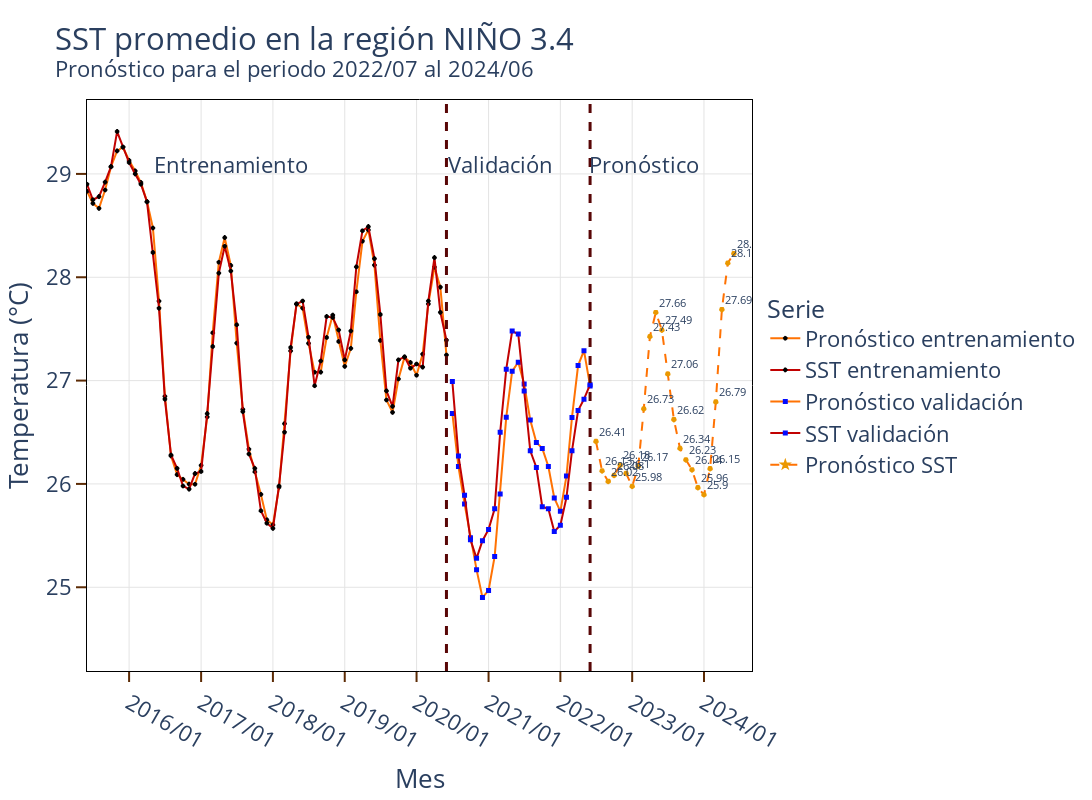

Write notebook code for a chart like this one.
### Code cell
figura = graf_sst(pd_summary[pd_summary.type=='training'],
                  pd_summary[pd_summary.type==''],
                  pd_summary[pd_summary.type=='prediction'],
                  'nino34_mean',
                  'prediction_nino34_mean'
                )


figura.write_image(f'./sst_nino34/figures/nino34/pronostico_sstt.png')
figura.show()

### Figure 1 — Plotly figure (JSON) as saved in the notebook; plotly's stock layout.template omitted (floating-point values rounded to 4 significant figures; data arrays with more than 128 entries replaced by an {"elided": "..."} marker saying what was removed)
{"data": [{"line": {"color": "#FF7203", "width": 2}, "marker": {"color": "#000000", "line": {"color": "#000000", "width": 3}, "size": 3, "symbol": "x-thin"}, "mode": "lines+markers", "name": "Pronóstico entrenamiento", "textfont": {"size": 11}, "type": "scatter", "x": {"elided": "456 str values"}, "y": {"elided": "456 float values"}}, {"line": {"color": "#C10101", "width": 2}, "marker": {"color": "#000000", "line": {"color": "#000000", "width": 3}, "size": 3, "symbol": "x-thin"}, "mode": "lines+markers", "name": "SST entrenamiento", "textfont": {"size": 11}, "type": "scatter", "x": {"elided": "456 str values"}, "y": {"elided": "456 float values"}}, {"line": {"color": "#FF7203", "width": 2}, "marker": {"color": "#030BFF", "line": {"color": "#030BFF", "width": 2}, "size": 3, "symbol": "square"}, "mode": "lines+markers", "name": "Pronóstico validación", "textfont": {"size": 11}, "type": "scatter", "x": ["2020-07-01T00:00:00", "2020-08-01T00:00:00", "2020-09-01T00:00:00", "2020-10-01T00:00:00", "2020-11-01T00:00:00", "2020-12-01T00:00:00", "2021-01-01T00:00:00", "2021-02-01T00:00:00", "2021-03-01T00:00:00", "2021-04-01T00:00:00", "2021-05-01T00:00:00", "2021-06-01T00:00:00", "2021-07-01T00:00:00", "2021-08-01T00:00:00", "2021-09-01T00:00:00", "2021-10-01T00:00:00", "2021-11-01T00:00:00", "2021-12-01T00:00:00", "2022-01-01T00:00:00", "2022-02-01T00:00:00", "2022-03-01T00:00:00", "2022-04-01T00:00:00", "2022-05-01T00:00:00", "2022-06-01T00:00:00"], "y": [26.68, 26.17, 25.81, 25.48, 25.17, 24.9, 24.97, 25.3, 25.9, 26.65, 27.09, 27.18, 26.97, 26.62, 26.4, 26.34, 26.17, 25.86, 25.74, 26.08, 26.64, 27.15, 27.29, 26.95]}, {"line": {"color": "#C10101", "width": 2}, "marker": {"color": "#030BFF", "line": {"color": "#030BFF", "width": 2}, "size": 3, "symbol": "square"}, "mode": "lines+markers", "name": "SST validación", "textfont": {"size": 11}, "type": "scatter", "x": ["2020-07-01T00:00:00", "2020-08-01T00:00:00", "2020-09-01T00:00:00", "2020-10-01T00:00:00", "2020-11-01T00:00:00", "2020-12-01T00:00:00", "2021-01-01T00:00:00", "2021-02-01T00:00:00", "2021-03-01T00:00:00", "2021-04-01T00:00:00", "2021-05-01T00:00:00", "2021-06-01T00:00:00", "2021-07-01T00:00:00", "2021-08-01T00:00:00", "2021-09-01T00:00:00", "2021-10-01T00:00:00", "2021-11-01T00:00:00", "2021-12-01T00:00:00", "2022-01-01T00:00:00", "2022-02-01T00:00:00", "2022-03-01T00:00:00", "2022-04-01T00:00:00", "2022-05-01T00:00:00", "2022-06-01T00:00:00"], "y": [26.99, 26.27, 25.89, 25.46, 25.28, 25.45, 25.56, 25.76, 26.5, 27.11, 27.48, 27.45, 26.9, 26.32, 26.16, 25.78, 25.76, 25.54, 25.6, 25.87, 26.32, 26.71, 26.82, 26.96]}, {"line": {"color": "#FF7203", "dash": "dash", "width": 2}, "marker": {"color": "#EA9800", "line": {"color": "#EA9800", "width": 3}, "size": 3, "symbol": "star"}, "mode": "lines+markers+text", "name": "Pronóstico SST", "text": ["26.41", "26.13", "26.02", "26.08", "26.18", "26.1", "25.98", "26.17", "26.73", "27.43", "27.66", "27.49", "27.06", "26.62", "26.34", "26.23", "26.14", "25.96", "25.9", "26.15", "26.79", "27.69", "28.14", "28.23"], "textfont": {"size": 11}, "textposition": "top right", "type": "scatter", "x": ["2022-07-01T00:00:00", "2022-08-01T00:00:00", "2022-09-01T00:00:00", "2022-10-01T00:00:00", "2022-11-01T00:00:00", "2022-12-01T00:00:00", "2023-01-01T00:00:00", "2023-02-01T00:00:00", "2023-03-01T00:00:00", "2023-04-01T00:00:00", "2023-05-01T00:00:00", "2023-06-01T00:00:00", "2023-07-01T00:00:00", "2023-08-01T00:00:00", "2023-09-01T00:00:00", "2023-10-01T00:00:00", "2023-11-01T00:00:00", "2023-12-01T00:00:00", "2024-01-01T00:00:00", "2024-02-01T00:00:00", "2024-03-01T00:00:00", "2024-04-01T00:00:00", "2024-05-01T00:00:00", "2024-06-01T00:00:00"], "y": [26.41, 26.13, 26.02, 26.08, 26.18, 26.1, 25.98, 26.17, 26.73, 27.43, 27.66, 27.49, 27.06, 26.62, 26.34, 26.23, 26.14, 25.96, 25.9, 26.15, 26.79, 27.69, 28.14, 28.23]}], "layout": {"annotations": [{"showarrow": false, "text": "Entrenamiento", "x": "2017-06-01T00:00:00", "y": 29, "yshift": 10}, {"showarrow": false, "text": "Validación", "x": "2021-03-01T00:00:00", "y": 29, "yshift": 10}, {"showarrow": false, "text": "Pronóstico", "x": "2023-03-01T00:00:00", "y": 29, "yshift": 10}], "font": {"size": 22}, "height": 800, "legend": {"font": {"size": 22}, "title": {"font": {"size": 25}, "text": "Serie"}, "y": 0.5}, "plot_bgcolor": "rgba(0,0,0,0)", "shapes": [{"line": {"color": "#580606", "dash": "dash", "width": 3}, "type": "line", "x0": "2020-06-01T00:00:00", "x1": "2020-06-01T00:00:00", "xref": "x", "y0": 0, "y1": 1, "yref": "y domain"}, {"line": {"color": "#580606", "dash": "dash", "width": 3}, "type": "line", "x0": "2022-06-01T00:00:00", "x1": "2022-06-01T00:00:00", "xref": "x", "y0": 0, "y1": 1, "yref": "y domain"}], "title": {"text": "\n                        SST promedio en la región NIÑO 3.4 \n                        <br><sup>Pronóstico para el periodo 2022/07 al 2024/06</sup>\n                        "}, "uniformtext": {"minsize": 8, "mode": "hide"}, "width": 1500, "xaxis": {"gridcolor": "#E4E4E4", "linecolor": "black", "linewidth": 1, "mirror": true, "range": ["2015-06-01T00:00:00", "2024-09-01T00:00:00"], "showline": true, "tickcolor": "#5C2B05", "tickformat": "%Y/%m", "ticklen": 10, "ticks": "outside", "tickwidth": 2, "title": {"text": "Mes"}}, "yaxis": {"gridcolor": "#E4E4E4", "linecolor": "black", "linewidth": 1, "mirror": true, "showline": true, "tickcolor": "#5C2B05", "ticklen": 10, "ticks": "outside", "tickwidth": 2, "title": {"text": "Temperatura (°C)"}}}}
